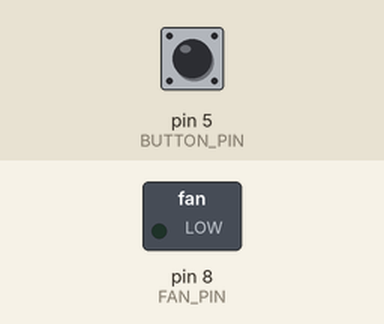
This sketch was run on a simulated Arduino Uno, built with avr-gcc and run on an emulated ATmega328P. On the bench: switched loads named in the sketch (green lamp = pin HIGH). Inputs (shaded band) come from the test bench; at power-on: pin 5 (BUTTON_PIN) LOW.

Above: at 1.2 s.
1.3 s: pin 5 (BUTTON_PIN) pulled HIGH for 0.15 s
At 1.37 s:
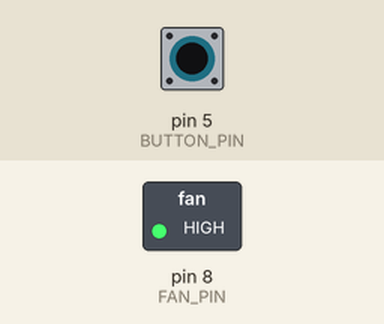
2.9 s: pin 5 (BUTTON_PIN) pulled HIGH for 3.2 s
At 6.6 s:
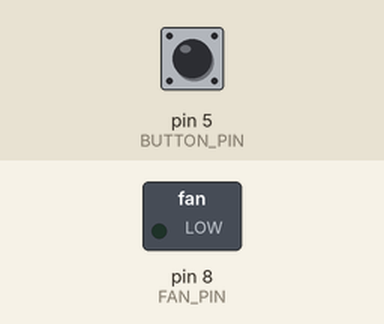
Timing chart, 0 to 8.1 s (numbered marks = the images above; inputs shaded):
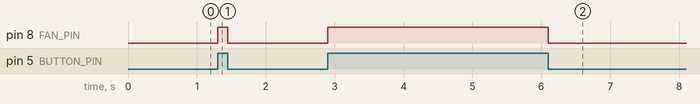

Measured:
- after the input at 1.3 s, pin 8 (FAN_PIN): LOW → HIGH at once, → LOW 0.15 s later
- after the input at 2.9 s, pin 8 (FAN_PIN): LOW → HIGH at once, → LOW 3.2 s later

The sketch:

2.ino
```cpp
#define FAN_PIN 8   // select the input pin for the relay connected to the fan
#define BUTTON_PIN 5  // select the input pin for the button


void setup() {
  pinMode(FAN_PIN, OUTPUT);   // declare the Relay pin as an OUTPUT
  pinMode(BUTTON_PIN, INPUT);   // declare the Button pin as an OUTPUT
}


void loop() {
  if (digitalRead(BUTTON_PIN) == HIGH) {  // read the button pin
    digitalWrite(FAN_PIN, HIGH);        // if high, turn relay on
  }
  else {
    digitalWrite(FAN_PIN, LOW);         // else, turn relay off
  }
}
```
